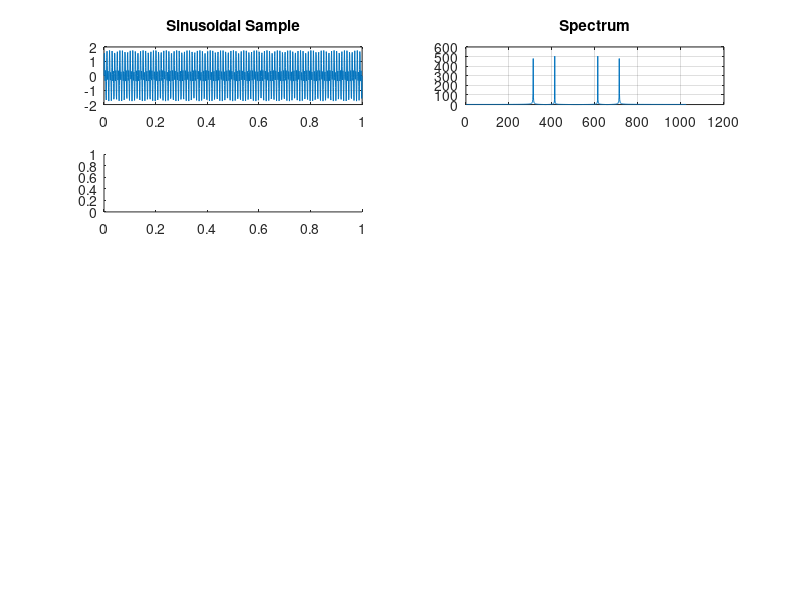

Reproduce this figure in MATLAB. (Note: this script raises an error after producing the figure.)
% 20230309 Lab.4 Sampling and rate conversion
% Practice 2 :
% page 12 & 16h
% 1.Generate a signal with two sinusoidal signals;downsample the
%   signal(without aliasing),and then upsample the downsampled signal
% 2.Design an FIR LPF and let the upsampled signal pass the filter such
%   that the upsampled signal is similar to the original signel
% 3.Design an IIR LPF 
% 4.Calculate the MSE of these two interpolated results.
%%
clear all
clc
%%
%   Parameter
multiple = 2;
f1 = 100;                                       %%  frequency 1
f2 = 200;                                       %%  frequency 2
fs = 1024;                                      %%  frequency of sampling

%%%%%%%%%%%%%%%%%%%%%%%%%%%%%%
%%  Sinusoidal
T = 1;                                          %%  Cycle
t = linspace(0, T ,fs);                         %%  frequency of sampling in first sec
wave_sin = sin(2*pi*f1*t) + sin(2*pi*f2*t);     %%  carrier wave
figure(1);
subplot(5,2,1);plot(t,wave_sin);  title('Sinusoidal Sample');  grid on;

%%  FFT
y = fftshift(fft(wave_sin));                    %%  fft
subplot(5,2,2);plot(abs(y));  title('Spectrum'); grid on;

%%%%%%%%%%%%%%%%%%%%%%%%%%%%%%
%%  Downsample
Td = 1*multiple;                                %%  Cycle
td = linspace(0, Td ,fs);                       %%  frequency of sampling in first sec
dw_wave = downsample(multiple,wave_sin);
td2 = linspace(0, Td ,fs/2);
dw_wave2 = decimate(wave_sin,2);

subplot(5,2,3);plot(td,dw_wave);  title('Downsample');  grid on;

%%  FFT
yd = fftshift(fft(dw_wave));                    %%  fft
subplot(5,2,4);plot(abs(yd));  title('Spectrum'); grid on;

subplot(5,2,5);plot(td2,dw_wave2);  title('Downsample');  grid on;
yd = fftshift(fft(dw_wave2));                    %%  fft
subplot(5,2,6);plot(abs(yd));  title('Spectrum'); grid on;

